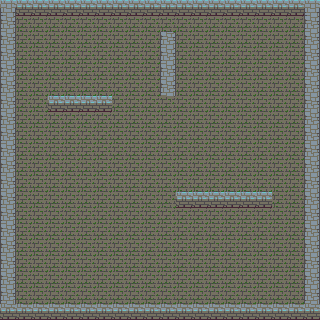

Tiled map render using the project's own tile images. Description and the whole map definition, tile-layer contents included, below:
An orthogonal 20x20 tile map with 16x16 px tiles, 1 tile layer (Tile Layer 1).

<map version="1.4" tiledversion="1.4.2" orientation="orthogonal" renderorder="right-down" width="20" height="20" tilewidth="16" tileheight="16" infinite="0" nextlayerid="2" nextobjectid="1">
 <tileset firstgid="1" source="Dungeon_rooms.tsx" />
 <layer id="1" name="Tile Layer 1" width="20" height="20">
  <data encoding="csv">
7,4,4,4,4,4,4,4,4,4,4,4,4,4,4,4,4,4,4,7,
6,2,2,2,2,2,2,2,2,2,2,2,2,2,2,2,2,2,2,6,
6,2,2,2,2,2,2,2,2,2,6,2,2,2,2,2,2,2,2,6,
6,2,2,2,2,2,2,2,2,2,6,2,2,2,2,2,2,2,2,6,
6,2,2,2,2,2,2,2,2,2,6,2,2,2,2,2,2,2,2,6,
6,2,2,2,2,2,2,2,2,2,6,2,2,2,2,2,2,2,2,6,
6,2,2,4,4,4,4,2,2,2,2,2,2,2,2,2,2,2,2,6,
6,2,2,2,2,2,2,2,2,2,2,2,2,2,2,2,2,2,2,6,
6,2,2,2,2,2,2,2,2,2,2,2,2,2,2,2,2,2,2,6,
6,2,2,2,2,2,2,2,2,2,2,2,2,2,2,2,2,2,2,6,
6,2,2,2,2,2,2,2,2,2,2,2,2,2,2,2,2,2,2,6,
6,2,2,2,2,2,2,2,2,2,2,2,2,2,2,2,2,2,2,6,
6,2,2,2,2,2,2,2,2,2,2,4,4,4,4,4,4,2,2,6,
6,2,2,2,2,2,2,2,2,2,2,2,2,2,2,2,2,2,2,6,
6,2,2,2,2,2,2,2,2,2,2,2,2,2,2,2,2,2,2,6,
6,2,2,2,2,2,2,2,2,2,2,2,2,2,2,2,2,2,2,6,
6,2,2,2,2,2,2,2,2,2,2,2,2,2,2,2,2,2,2,6,
6,2,2,2,2,2,2,2,2,2,2,2,2,2,2,2,2,2,2,6,
6,2,2,2,2,2,2,2,2,2,2,2,2,2,2,2,2,2,2,6,
5,5,5,5,5,5,5,5,5,5,5,5,5,5,5,5,5,5,5,5
</data>
 </layer>
</map>
